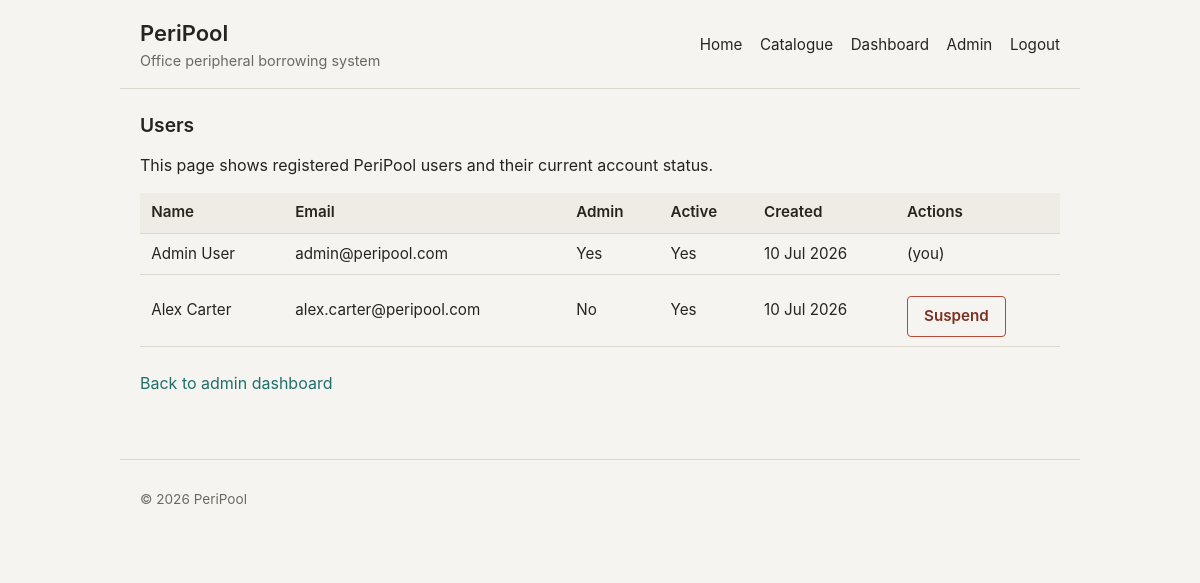
/admin/users (signed in), run on an earlier commit of the app's database.
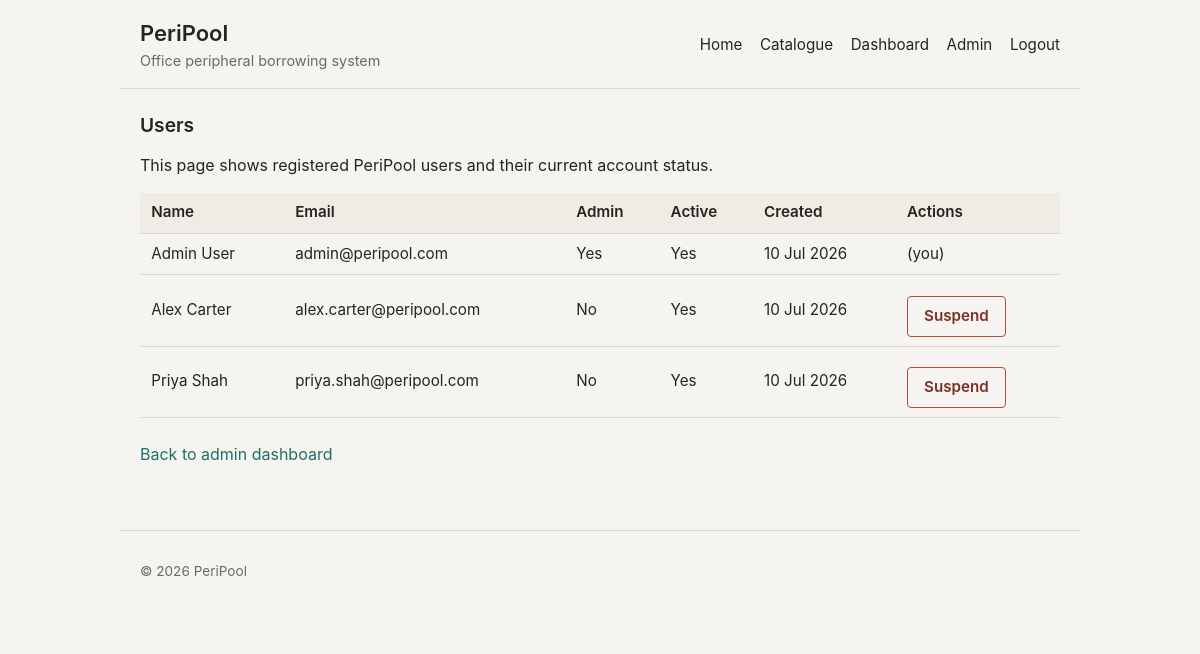
And on a later commit of the database.
### app/models.py (models this page shows, shortened)
class User(db.Model, UserMixin):
    __tablename__ = 'users'
    id = db.Column(db.Integer, primary_key=True)
    name = db.Column(db.String(100), nullable=False)
    email = db.Column(db.String(150), unique=True, nullable=False, index=True)
    password_hash = db.Column(db.String(255), nullable=False)
    is_admin = db.Column(db.Boolean, nullable=False, default=False)
    is_active = db.Column(db.Boolean, nullable=False, default=True)
    created_at = db.Column(db.DateTime, nullable=False, default=get_utc_now)
    updated_at = db.Column(
        db.DateTime,
        nullable=False,
        default=get_utc_now,
        onupdate=get_utc_now
    )
    borrow_records = db.relationship("BorrowRecord", back_populates="user")
    reviews = db.relationship("ItemReview", back_populates="user")

### app/blueprints/admin.py (the view)
@admin.route('/users')
@admin_required
def users():
    all_users = User.query.order_by(User.name).all()
    return render_template(
        'admin_users.html',
        users=all_users
    )

### app/models.py (called while the page is built)
@login_manager.user_loader
def load_user(user_id):
    return db.session.get(User, int(user_id))

### app/templates/admin_users.html (shortened to what this page needs)
{% extends "base.html" %}
{% block content %}
<section>
    <h2>Users</h2>
    <p>
        This page shows registered PeriPool users and their current account status.
    </p>
    {% if users %}
        <table>
            <thead>
                <tr>
                    <th>Name</th>
                    <th>Email</th>
                    <th>Admin</th>
                    <th>Active</th>
                    <th>Created</th>
                    <th>Actions</th>
                </tr>
            </thead>
            <tbody>
                {% for user in users %}
                    <tr>
                        <td data-label="Name">{{ user.name }}</td>
                        <td data-label="Email">{{ user.email }}</td>
                        <td data-label="Admin">{{ 'Yes' if user.is_admin else 'No' }}</td>
                        <td data-label="Active">{{ 'Yes' if user.is_active else 'No' }}</td>
                        <td data-label="Created">
                            {% if user.created_at %}
                                {{ user.created_at.strftime('%d %b %Y') }}
                            {% else %}
                                Not recorded
                            {% endif %}
                        </td>
                        <td data-label="Actions">
                            {% if user.id != current_user.id %}
                                <form
                                    method="post"
                                    action="{{ url_for('admin.toggle_user_active', user_id=user.id) }}"
                                    data-confirm="{{ 'Reactivate' if not user.is_active else 'Suspend' }} {{ user.name }}?"
                                >
                                    <button type="submit">{{ 'Reactivate' if not user.is_active else 'Suspend' }}</button>
                                </form>
                            {% else %}
                                (you)
                            {% endif %}
                        </td>
                    </tr>
                {% endfor %}
            </tbody>
        </table>
    {% else %}
        <p>No users found.</p>
    {% endif %}
    <p>
        <a href="{{ url_for('admin.dashboard') }}">Back to admin dashboard</a>
    </p>
</section>
{% endblock %}

What changed in the data, as far as the page shows it:
added User: name "Priya Shah", email "priya.shah@peripool.com", is_admin "No", is_active "Yes", created_at "10 Jul 2026", is_active "Suspend"
